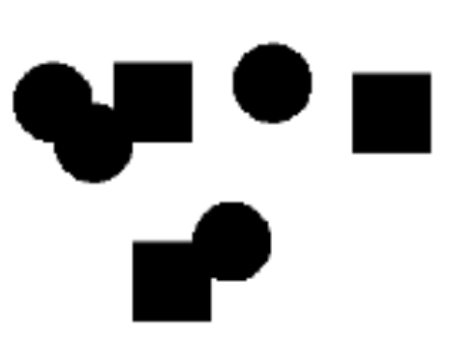
%> input picture Old Practicals/Count Shapes/shapes.png, 455 x 347 px
$ octave CountShapes.m   (GNU Octave 9; MATLAB toolbox functions it lacks are replaced by stand-ins)
%> lines starting %> are read from the running program, lines starting %| are printed output that depends on the picture; in (x1, y1, x2, y2) boxes, pixels count from 0 and x2, y2 are one past the last pixel; in counts of white or black regions, pixels touching at a corner belong together; the program's own positions count from 1
I = imread('shapes.png');
%> I is the input picture: size 347x455x3 uint8; min 0, max 255, mean 195.1
figure, imshow(I), title('original image');

% convert to gray
gr = rgb2gray(I);

% threshold
gr = im2bw(gr, graythresh(gr));
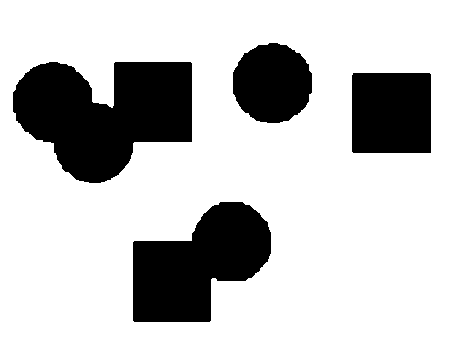
%> gr: size 347x455 logical; 76.5% white; 4 black regions, box (x1, y1, x2, y2) and area: (13, 62, 192, 183) 14935, (133, 202, 271, 322) 10836, (352, 73, 431, 153) 6316, (233, 43, 312, 123) 4991
figure, imshow(gr), title('thresholded image');

% base form [black background]
base = ~gr;
figure, imshow(base), title('image in base form [black background]');

% erosion to split objects
se = strel("disk", 29);
eroddedI = imerode(base, se);
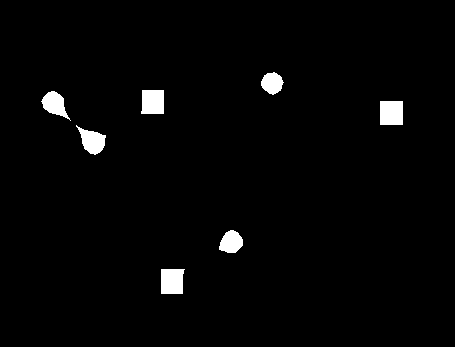
%> eroddedI: size 347x455 logical; 2.1% white; 7 white regions, largest, box (x1, y1, x2, y2) and area: (161, 269, 185, 294) 556, (380, 101, 403, 125) 552, (141, 90, 164, 114) 531
figure, imshow(eroddedI), title('erodded image');

% objects segmentation
[L, num] = bwlabel(eroddedI);
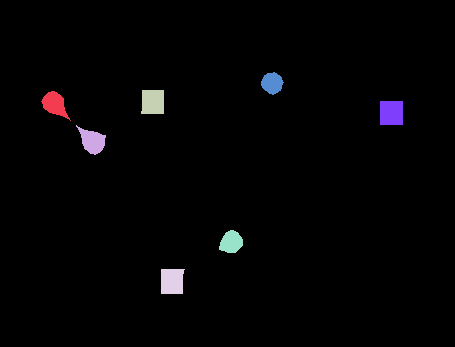
%> L: size 347x455 double; 8 distinct labels, from 0 to 7; one colour per label, 0 black
%> num = 7
rgpL = label2rgb(L);
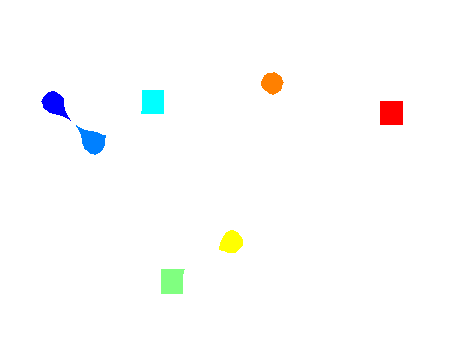
%> rgpL: size 347x455x3 uint8; mean R, G, B 252.2, 252.7, 252.4
fprintf('Objects count = %d\n', num);
%| Objects count = 7
figure, imshow(rgpL), title('segmented objects');

% holders for different objects
Rectangle = zeros(size(L));
Circle = zeros(size(L));

% properties
stats = regionprops(L, "Perimeter", "Area", "Extent");
%> stats = 7 regions; Area, Extent and Perimeter: 556 0.927 90.38, 552 1 87.84, 531 0.962 87.1, 482 0.536 91.31, 451 0.501 89.18, 406 0.736 70.61, 369 0.698 67.09
rectangularity = [stats.Extent];
%> rectangularity = [0.501 0.536 0.962 0.927 0.736 0.698 1]

% get rectangles --> rectangularity = 1
r = find(rectangularity == 1);
%> r = 7
numberofrectangles = length(r);
%> numberofrectangles = 1
fprintf("Rectangles count: %d\n", numberofrectangles);
%| Rectangles count: 1
for i = r
    Rectangle(L == i) = true;
    colormap = [1 0 0];
    rect_img = label2rgb(Rectangle, colormap, 'k');
end
%> this loop made 1 pass
%> (i, colormap) on pass 1: (7, [1 0 0])
%> pass 1, `rect_img = label2rgb(Rectangle, colormap, 'k');`:
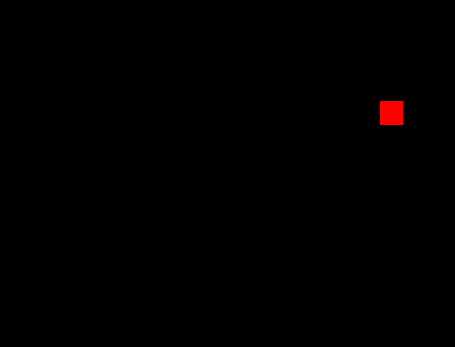
%> rect_img: size 347x455x3 uint8; mean R, G, B 0.9, 0, 0
%> after the loop:
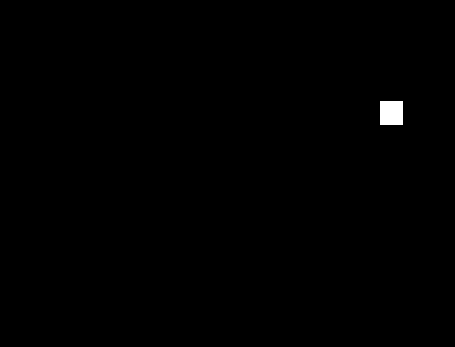
%> Rectangle: size 347x455 double; values 0 (black) and 1 (white), 0.35% white; 1 white region, box (x1, y1, x2, y2) and area: (380, 101, 403, 125) 552
figure, imshow(rect_img), title("rectagles");

% get circles --> 0.6 <= rectang[circle] <= 0.85
c = find(rectangularity >= 0.6 & rectangularity <= 0.85);
%> c = [5 6]
numberofcircles = length(c);
%> numberofcircles = 2
fprintf("Circles count: %d\n", numberofcircles);
%| Circles count: 2
for i = c
    Circle(L == i) = true;
    colormap = [0 1 0];
    circle_img = label2rgb(Circle, colormap, 'k');
end
%> this loop made 2 passes
%> (i, colormap) on passes 1 to 2: (5, [0 1 0]), (6, [0 1 0])
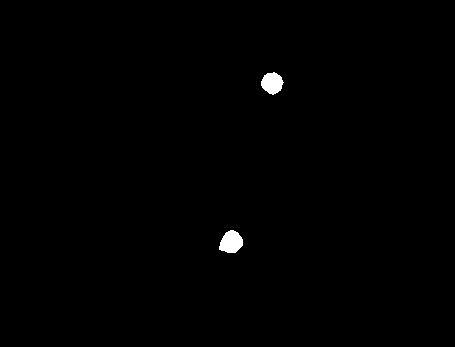
%> Circle: size 347x455 double; values 0 (black) and 1 (white), 0.49% white; 2 white regions, box (x1, y1, x2, y2) and area: (219, 230, 243, 253) 406, (261, 72, 284, 95) 369
figure, imshow(circle_img), title("circles");
